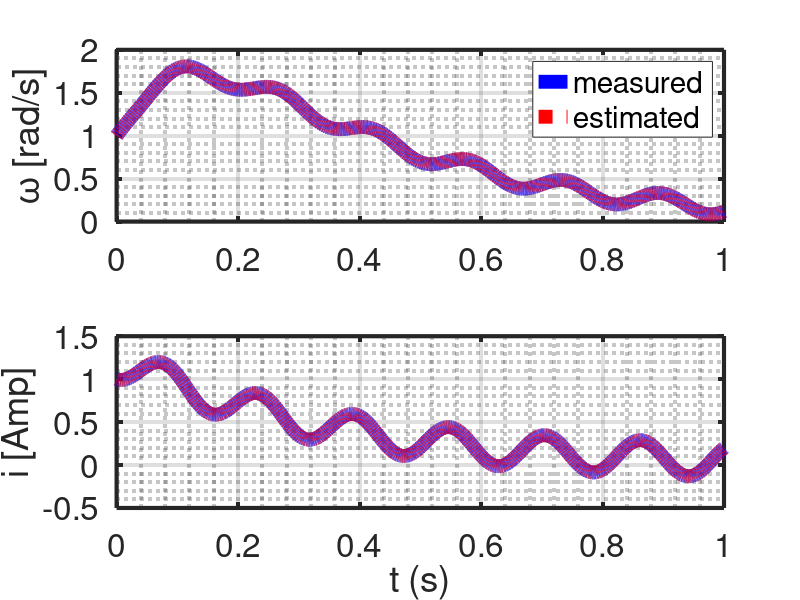
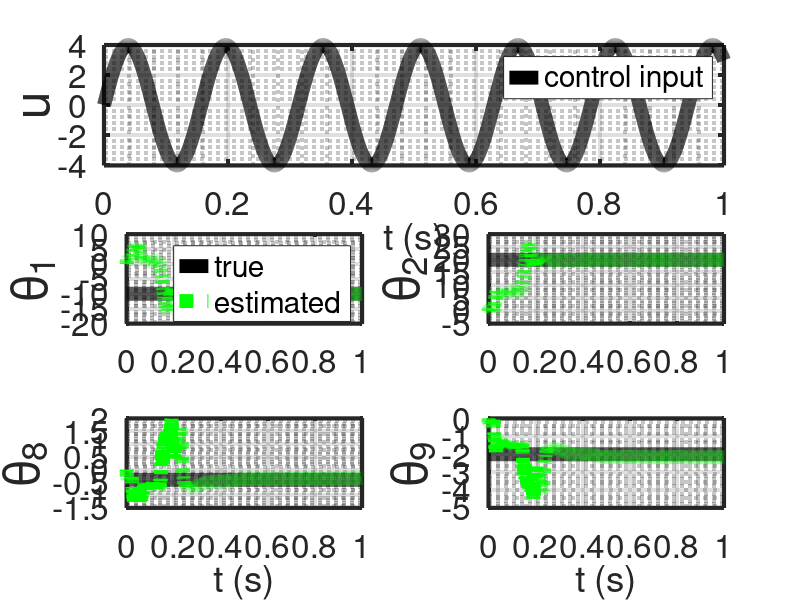

MATLAB code for these plots, in order: (Note: this script raises an error after producing the figures.)
%% Research code by Agus Hasan
%% Paper: "WyNDA: A Method to Discover Mathematical Models of Dynamical Systems from Data" submitted for MethodsX.

clear;
clc;

%% time horizon
tf  = 1;            % time horizon
dt  = 0.0001;       % time step
t   = dt:dt:tf;     % time array

%% number of variables and coefficients
n = 2;              % number of measured state
r = 14;             % number of estimated parameters 

%% noise
RF = 1;             % noise covariance

%% state initialization
x        = [1;1];           % actual state initialization
xbar     = x;               % estimated state initialization
y        = x;               % measurement initialization
thetabar = zeros(r,1);      % estimated parameter initialization
 
%% true parameters
J = 0.01;
b = 0.1;
K = 0.2;
R = 1;
L = 0.5;

%% initial control inputs
u     = 2;

%% for plotting
uArray          = [];
xArray          = [];
xbarArray       = [];
yArray          = [];
thetabarArray   = [];

%% Initialization for estimator

lambdav = 0.995;
lambdat = 0.999;
Rx      = 1*eye(n);
Rt      = 1*eye(n);
Px      = 1*eye(n);
Pt      = 1*eye(r);
Gamma   = 1*zeros(n,r);

%% simulation
for i=1:(tf/dt)
    
    u = 4*sin(i*dt*40); % input to satify the persistency of excitation condition

    uArray         = [uArray u];
    xArray         = [xArray x];
    xbarArray      = [xbarArray xbar];
    yArray         = [yArray y];
    thetabarArray  = [thetabarArray thetabar]; 
    
    x = x+dt*[-b/J K/J; -K/L -R/L]*x+dt*[0 1/L]'*u;
    y = x+dt*RF^2*randn(n,1);

    Phi = [y(1) y(2) y(1)^2 y(2)^2 y(1)*y(2) u u^2 zeros(7,1)';
           zeros(7,1)' y(1) y(2) y(1)^2 y(2)^2 y(1)*y(2) u u^2];
    
    % Estimation using adaptive observer
    Kx = Px*inv(Px+Rx);
    Kt = Pt*Gamma'*inv(Gamma*Pt*Gamma'+Rt);
    Gamma = (eye(n)-Kx)*Gamma;

    xbar = xbar+(Kx+Gamma*Kt)*(y-xbar);
    thetabar = thetabar-Kt*(y-xbar);

    xbar = xbar+Phi*thetabar;

    thetabar = thetabar;
    Px = (1/lambdav)*eye(n)*(eye(n)-Kx)*Px*eye(n);
    Pt = (1/lambdat)*(eye(r)-Kt*Gamma)*Pt;
    Gamma = eye(n)*Gamma-Phi;

end

figure(1)
subplot(2,1,1)
plot(t,yArray(1,:),'-b','LineWidth',10);
hold on;
plot(t,xbarArray(1,:),':r','LineWidth',10);
set(gca,'color','white','LineWidth',3,'FontSize',24)
legend('measured','estimated')
grid on;
grid minor;
ylabel('\omega [rad/s]')
subplot(2,1,2)
plot(t,yArray(2,:),'-b','LineWidth',10);
hold on;
plot(t,xbarArray(2,:),':r','LineWidth',10);
set(gca,'color','white','LineWidth',3,'FontSize',24)
grid on;
grid minor;
ylabel('i [Amp]')
xlabel('t (s)')

figure(2)
subplot(3,2,[1 2])
plot(t,uArray,'-k','LineWidth',10);
set(gca,'color','white','LineWidth',3,'FontSize',24)
legend('control input')
xlim([0 tf])
grid on;
grid minor;
ylabel('u','FontSize',36)
xlabel('t (s)')
subplot(3,2,3)
plot(t,(-b/J)*ones(1,length(t)),'-k','LineWidth',10);
hold on;
plot(t,thetabarArray(1,:)/dt,':g','LineWidth',10);
set(gca,'color','white','LineWidth',3,'FontSize',24)
legend('true','estimated')
xlim([0 tf])
grid on;
grid minor;
ylabel('\theta_1','FontSize',36)
subplot(3,2,4)
plot(t,(K/J)*ones(1,length(t)),'-k','LineWidth',10);
hold on;
plot(t,thetabarArray(2,:)/dt,':g','LineWidth',10);
set(gca,'color','white','LineWidth',3,'FontSize',24)
xlim([0 tf])
grid on;
grid minor;
ylabel('\theta_2','FontSize',36)
subplot(3,2,5)
plot(t,(-K/L)*ones(1,length(t)),'-k','LineWidth',10);
hold on;
plot(t,thetabarArray(8,:)/dt,':g','LineWidth',10);
set(gca,'color','white','LineWidth',3,'FontSize',24)
xlim([0 tf])
grid on;
grid minor;
xlabel('t (s)')
ylabel('\theta_8','FontSize',36)
subplot(3,2,6)
plot(t,(-R/L)*ones(1,length(t)),'-k','LineWidth',10);
hold on;
plot(t,thetabarArray(9,:)/dt,':g','LineWidth',10);
set(gca,'color','white','LineWidth',3,'FontSize',24)
xlim([0 tf])
grid on;
grid minor;
xlabel('t (s)')
ylabel('\theta_9','FontSize',36)


Coeff = round([(1/dt)*thetabar(1:(r/n),end)'; (1/dt)*thetabar((r/n)+1:r,end)'],1)
